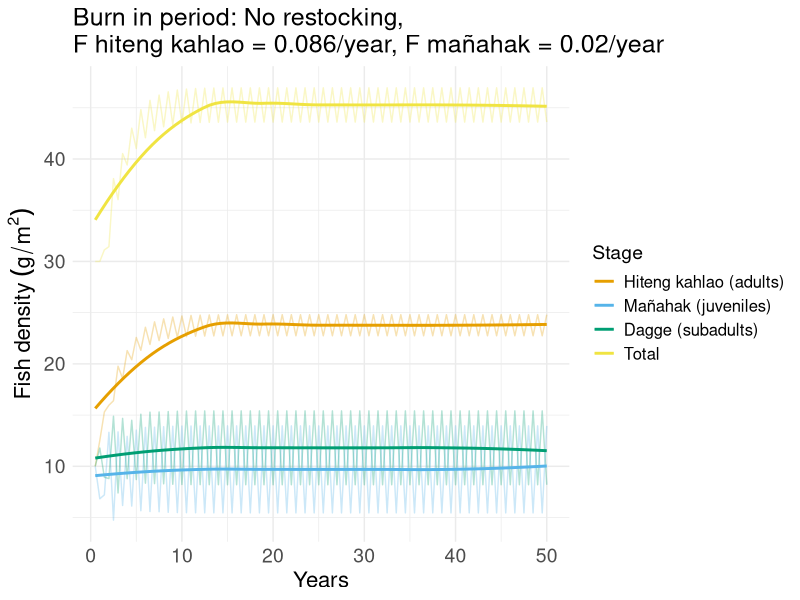
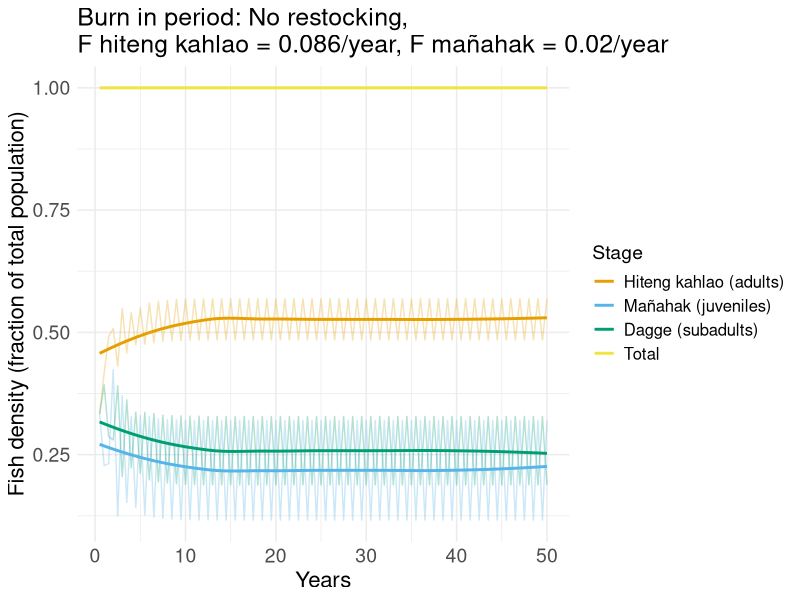

Here is the R script that generated these plots, in order:
library(tidyverse)

# Define parameters
juvenile_survival_rate <- 1 - ((0.429*2) / 2)   # Probability of a juvenile surviving to the next time step
subadult_survival_rate <- 1 - ((0.429*1.5) / 2)   # Probability of a subadult surviving to the next time step
adult_survival_rate <-  1 - (0.429 / 2)  # 0.429 is the annual mortality, divided in 2 for 6 months time steps - Probability of an adult surviving to the next time step

juvenile_to_subadult_rate <- 1 #0.2 # Probability of a juvenile transitioning to subadult
subadult_to_adult_rate <- 0.5 #0.2   # Probability of a subadult transitioning to adult

reproduction_rate <- 2 #0.19
reproduction_rate_2 <- 1.5 #0.03

carrying_capacity <- 68 #g/m2, in range of Friedlander and Sandin studies

#restocking
restocked_juveniles <- 0

# Fishing rates
F_instantaneous <- 0.09
F_discrete <- 1 - exp(-F_instantaneous)
F_discrete

juvenile_fishing_rate <- 0.01 #(0.09/4)/2   # Fraction of juvenile population caught by fishing per time step
adult_fishing_rate <- F_discrete/2     # Fraction of adult population caught by fishing per time step

# Initial population sizes in g/m2 - made up values
juvenile_population <- 10
subadult_population <- 10
adult_population <- 10
total_population <- juvenile_population + subadult_population + adult_population

# Number of time steps to simulate
time_steps <- 100

# Vectors to store population sizes over time
juvenile_population_over_time <- numeric(time_steps)
subadult_population_over_time <- numeric(time_steps)
adult_population_over_time <- numeric(time_steps)
total_population_over_time <- numeric(time_steps)

# Initialize population sizes
juvenile_population_over_time[1] <- juvenile_population
subadult_population_over_time[1] <- subadult_population
adult_population_over_time[1] <- adult_population
total_population_over_time[1] <- total_population


# Simulation loop
for (t in 2:time_steps) {
  # Alternate reproduction rate based on the timestep (even or odd)
  if (t %% 2 == 0) {
    current_reproduction_rate <- reproduction_rate
  } else {
    current_reproduction_rate <- reproduction_rate_2
  }
  
  # Calculate the number of juveniles, subadults, and adults in the next time step
  total_population <- juvenile_population + subadult_population + adult_population
  new_juveniles <- adult_population * current_reproduction_rate * (1 - total_population / carrying_capacity)
  surviving_juveniles <- juvenile_population * juvenile_survival_rate * (1 - juvenile_fishing_rate)
  new_subadults <- juvenile_population * juvenile_to_subadult_rate
  surviving_subadults <- subadult_population * subadult_survival_rate
  new_adults <- subadult_population * subadult_to_adult_rate
  surviving_adults <- adult_population * adult_survival_rate * (1 - adult_fishing_rate)
  
  # Update population sizes
  if (t %% 2 == 0) {
    subadult_population <- max(0, new_subadults + surviving_subadults - new_adults + restocked_juveniles)
  } else {
    subadult_population <- max(0, new_subadults + surviving_subadults - new_adults)
  }
  
  juvenile_population <- max(0, new_juveniles + surviving_juveniles - new_subadults)
  adult_population <- max(0, new_adults + surviving_adults)
  #Store
  juvenile_population_over_time[t] <- juvenile_population
  subadult_population_over_time[t] <- subadult_population
  adult_population_over_time[t] <- adult_population
  total_population_over_time[t] <- total_population
}

# Plot the results
#plot(1:time_steps, juvenile_population_over_time, type = "o", col = "blue", 
#     ylim = c(0, max(juvenile_population_over_time, subadult_population_over_time, adult_population_over_time, total_population_over_time)), 
#     xlab = "Time", ylab = "Population Size") #main = "Stage-Structured Fish Population Model with Fishing & Restocking"
#lines(1:time_steps, subadult_population_over_time, type = "o", col = "green")
#lines(1:time_steps, adult_population_over_time, type = "o", col = "red")
#lines(1:time_steps, total_population_over_time, type = "o", col = "black")
#legend("topright", legend = c("Juveniles", "Subadults", "Adults", "Total"), col = c("blue", "green", "red", "black"), lty = 1)


population_data <- data.frame(
  Time = rep(1:time_steps, 4),
  Population = c(juvenile_population_over_time, subadult_population_over_time, adult_population_over_time, total_population_over_time),
  Stage = rep(c("Juveniles", "Subadults", "Adults", "Total"), each = time_steps)
)


ggplot(population_data, aes(x = Time/2, y = Population, color = Stage)) +
  geom_line(alpha = 0.3) +
  geom_smooth(se = FALSE, size = 1) +
  labs(
    x = "Years",
    y = bquote("Fish density"~(g/m^2)),
    color = "Stage",
    title = "Burn in period: No restocking, \nF hiteng kahlao = 0.086/year, F mañahak = 0.02/year"
  ) +
  scale_color_manual(
    values = c("#E69F00", "#56B4E9", "#009E73", "#F0E442"), # Okabe-Ito palette
    labels = c("Hiteng kahlao (adults)", "Mañahak (juveniles)", "Dagge (subadults)", "Total")
  ) +
  theme_minimal() +
  theme(
    text = element_text(size = 16),
    plot.title = element_text(size = 18),
    axis.title = element_text(size = 16),
    axis.text = element_text(size = 14),
    legend.title = element_text(size = 14),
    legend.text = element_text(size = 12)
  )




#Relative to total
# Preprocess the data: add a fraction column
population_data_relative <- population_data %>%
  group_by(Time) %>%
  mutate(Fraction = Population / Population[Stage == "Total"])

# Create the plot
ggplot(population_data_relative, aes(x = Time/2, y = Fraction, color = Stage)) +
  # Transparent lines for raw data
  geom_line(alpha = 0.3) +
  # Solid best fit lines for each stage
  geom_smooth(se = FALSE, size = 1) +
  labs(
    x = "Years",
    y = "Fish density (fraction of total population)",
    color = "Stage",
    title = "Burn in period: No restocking, \nF hiteng kahlao = 0.086/year, F mañahak = 0.02/year"
  ) +
  scale_color_manual(
    values = c("#E69F00", "#56B4E9", "#009E73", "#F0E442"), # Okabe-Ito palette
    labels = c("Hiteng kahlao (adults)", "Mañahak (juveniles)", "Dagge (subadults)", "Total")
  ) +
  theme_minimal() +
  theme(
    text = element_text(size = 16),
    plot.title = element_text(size = 18),
    axis.title = element_text(size = 16),
    axis.text = element_text(size = 14),
    legend.title = element_text(size = 14),
    legend.text = element_text(size = 12)
  )
